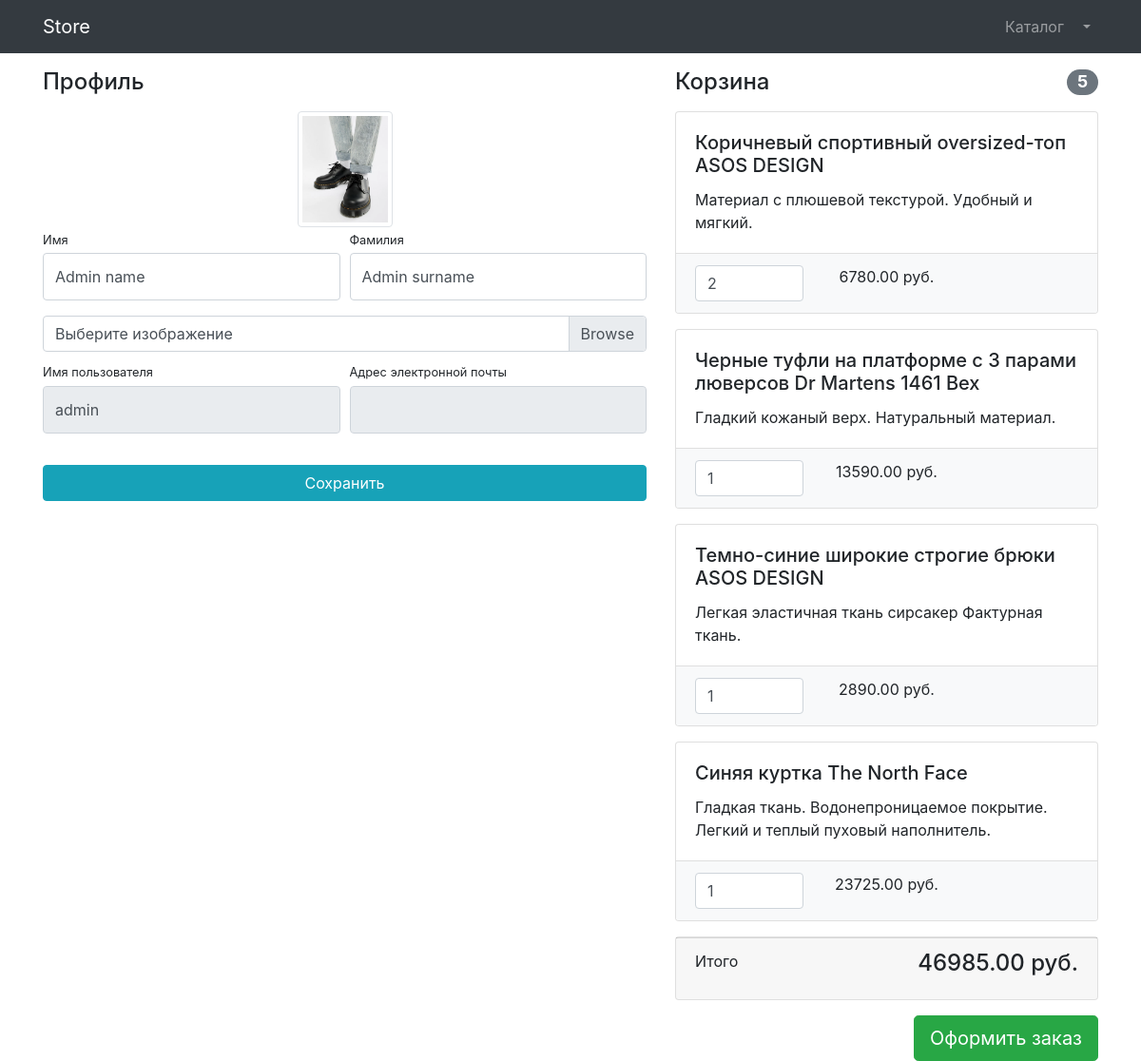
Before: /users/profile/1/ (signed in) with the older database file.
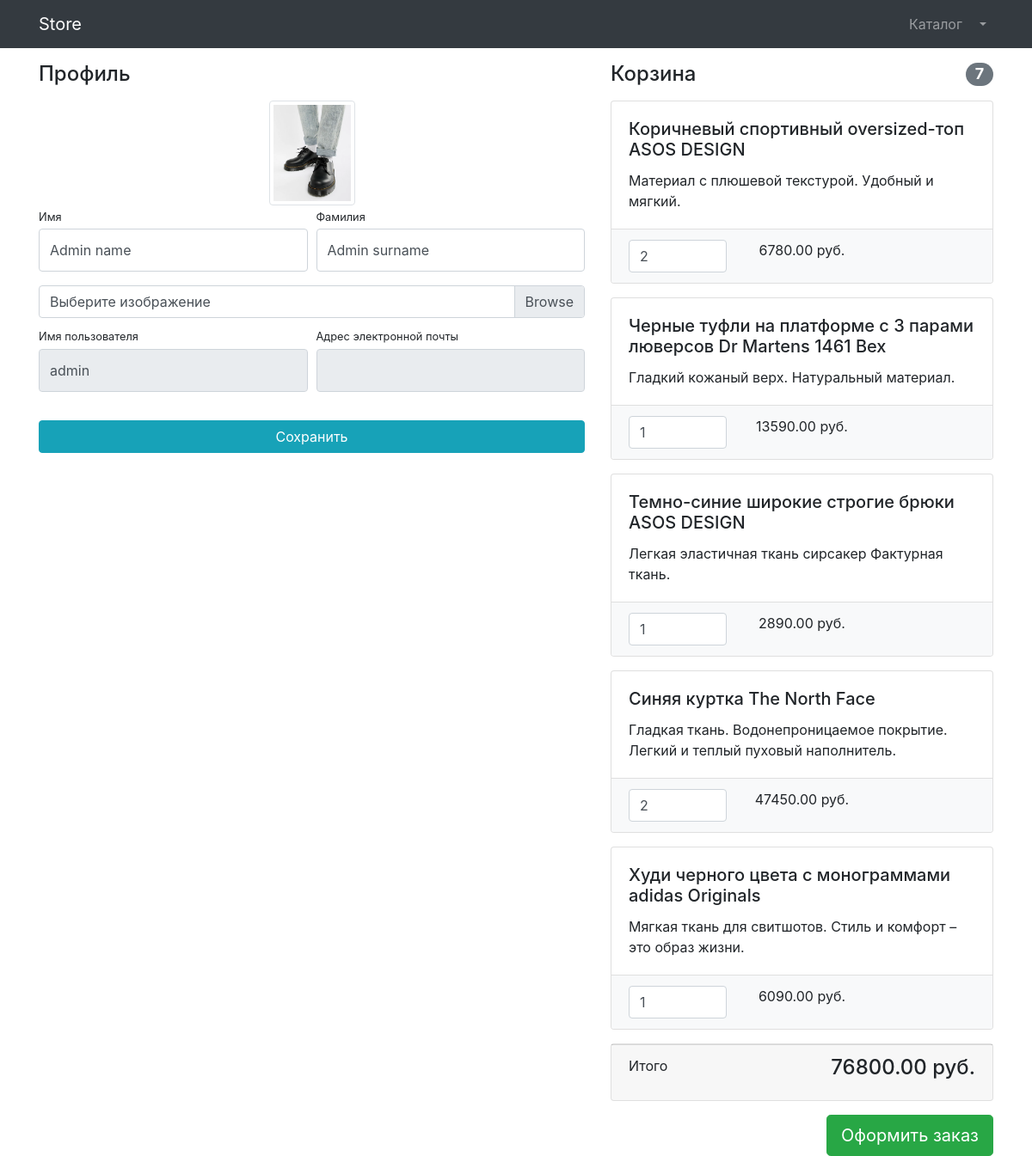
After: the same page with the newer database file.
### users/models.py (models this page shows)
class User(AbstractUser):
    image = models.ImageField(upload_to='users_images', blank=True)
    is_verified_email = models.BooleanField(default=False)

### products/models.py (models this page shows, shortened)
class Basket(models.Model):
    user = models.ForeignKey(to=User, on_delete=models.CASCADE)
    product = models.ForeignKey(to=Product, on_delete=models.CASCADE)
    quantity = models.PositiveSmallIntegerField(default=0)
    created_timestamp = models.DateTimeField(auto_now_add=True)
    objects = BasketQuerySet.as_manager()
    def sum(self):
        return self.product.price * self.quantity

class Product(models.Model):
    name = models.CharField(max_length=256)
    description = models.TextField(blank=True)
    price = models.DecimalField(max_digits=10, decimal_places=2)
    quantity = models.PositiveIntegerField(default=0)
    image = models.ImageField(upload_to='products_images')
    category = models.ForeignKey(to=ProductCategory, on_delete=models.CASCADE)
    class Meta:
        verbose_name = 'Product'
        verbose_name_plural = 'Products'

### users/views.py (the view, shortened to what this page needs)
# urls.py: path('profile/<int:pk>/', login_required(UserProfileView.as_view()), name='profile'),
class UserProfileView(TitleMixin, UpdateView):
    model = User
    form_class = UserProfileForm
    template_name = 'users/profile.html'
    title = 'Store - Профиль'

### users/forms.py
class UserProfileForm(UserChangeForm):
    first_name = forms.CharField(widget=forms.TextInput(attrs={
        'class': 'form-control py-4',
    }))
    last_name = forms.CharField(widget=forms.TextInput(attrs={
        'class': 'form-control py-4',
    }))
    username = forms.CharField(widget=forms.TextInput(attrs={
        'class': 'form-control py-4',
        'readonly': True,
    }), required=False)
    email = forms.CharField(widget=forms.TextInput(attrs={
        'class': 'form-control py-4',
        'readonly': True,
    }), required=False)
    image = forms.ImageField(widget=forms.FileInput(attrs={
        'class': 'custom-file-input',
    }), required=False)
    class Meta:
        model = User
        fields = ['first_name', 'last_name', 'username', 'email', 'image']

### common/views.py (called while the page is built)
    def get_context_data(self, **kvargs):
        context = super(TitleMixin, self).get_context_data(**kvargs)
        context['title'] = self.title
        return context

### products/context_processors.py (called while the page is built)
def baskets(request):
    user = request.user
    return {'baskets': Basket.objects.filter(user=user) if user.is_authenticated else []}

### products/models.py (called while the page is built)
    def total_quantity(self):
        return sum(basket.quantity for basket in self)

    def total_sum(self):
        return sum(basket.sum() for basket in self) # self == all baskets

### users/templates/users/profile.html (shortened to what this page needs)
{% extends 'products/base.html'%}
{% load static %}
{% block css %}
    <link href="{% static '/vendor/css/profile.css' %}" rel="stylesheet">
{% endblock %}
{% block content %}
    <div class="container">
        <div class="row">
            <div class="col-lg-7">
                <h4 class="mt-3 mb-3">Профиль</h4>
                <div class="col-lg-12 text-center">
                    <img width="100" height="100"
                        src="{% if user.image %} {{ user.image.url }} {% else %} {% static '/vendor/img/users/default_avatar.jpg' %} {% endif %}"
                        class="img-thumbnail">
                </div>
                <form action="{% url 'users:profile' user.id%}" method="post" enctype="multipart/form-data">
                    <div class="form-row">
                        <div class="col-lg-6">
                            <div class="form-group">
                                <label class="small mb-1" for="{{ form.first_name.id_for_label }}">Имя</label>
                                {{ form.first_name }}
                            </div>
                        </div>
                        <div class="col-lg-6">
                            <div class="form-group">
                                <label class="small mb-1" for="{{ form.last_name.id_for_label }}">Фамилия</label>
                                {{ form.last_name }}
                            </div>
                        </div>
                    </div>
                    <div class="form-row mb-2">
                        <div class="col-lg-12">
                            <div class="custom-file">
                                <label class="custom-file-label" for="{{ form.image.id_for_label }}">Выберите изображение</label>
                            </div>
                        </div>
                    </div>
                    <div class="form-row">
                        <div class="col-lg-6">
                            <label class="small mb-1" for="{{ form.username.id_for_label }}">Имя пользователя</label>
                            {{ form.username }}
                        </div>
                        <div class="col-lg-6">
                            <label class="small mb-1" for="{{ form.email.id_for_label }}">Адрес электронной
                                почты</label>
                                {{ form.email }}
                        </div>
                    </div>
                    <div class="form-row">
                        <div class="col-lg-12" style="margin-top: 33px;">
                            <input class="btn btn-info btn-block" type="submit" value="Сохранить">
                        </div>
                    </div>
                </form>
            </div>
            <div class="col-lg-5">
                {% include 'products/basket.html' %}
            </div>
        </div>
    </div>
{% endblock %}

### products/templates/products/base.html (shortened to what this page needs)
{% load static %}
<!DOCTYPE html>
<html lang="en">
<head>
    <link href="{% static "/vendor/bootstrap/css/bootstrap.min.css" %}" rel="stylesheet">
    {% block css %} {% endblock %}
</head>
<body>
<nav class="navbar navbar-expand-lg navbar-dark bg-dark fixed-top">
    <div class="container">
        <a class="navbar-brand" href="{% url 'index' %}">Store</a>
        <div class="collapse navbar-collapse" id="navbarResponsive">
            <ul class="navbar-nav ml-auto">
                <li class="nav-item">
                    <a class="nav-link" href="{% url 'products:index' %}">Каталог  </a>
                </li>
                {% if user.is_authenticated %}
                <li class="nav-item dropdown">
                    <a class="nav-link dropdown-toggle" href="#" id="navbarDropdown" role="button"
                       data-bs-toggle="dropdown" aria-expanded="false">
                    </a>
                </li>
                {% else %}
                <li class="nav-item">
                    <a class="nav-link" href="{% url 'users:login'%}">Войти <i class="fas fa-sign-in-alt"></i></a>
                </li>
                {% endif %}
            </ul>
        </div>
    </div>
</nav>
{% block content %} {% endblock %}
</body>
</html>

### products/templates/products/basket.html (shortened to what this page needs)
{% if baskets %}
<h4 class="mt-3 mb-3 d-flex justify-content-between align-items-center mb-3">
    Корзина <span class="badge badge-secondary badge-pill"> {{ baskets.total_quantity }}</span>
</h4>
{% for basket in baskets %}
<div class="card mb-3">
    <div class="card-body">
        <h5 class="card-title">{{ basket.product.name }}</h5>
        <p class="card-text">{{ basket.product.description }}</p>
    </div>
    <ul class="list-group list-group-flush">
        <li class="list-group-item bg-light">
            <div class="row text-center">
                <div class="col-lg-4">
                    <input name="basketID" type="number" class="form-control"
                    value="{{ basket.quantity }}" min="0">
                </div>
                <div class="col-lg-4"> {{ basket.sum }} руб.</div>
                <div class="col-lg-4">
                </div>
            </div>
        </li>
    </ul>
</div>
{% endfor %}
<div class="card mb-3">
    <div class="card-footer">
        <p class="float-left">Итого</p>
        <h4 class="float-right"> {{ baskets.total_sum }} руб.</h4>
    </div>
</div>
<a class="btn btn-success btn-lg float-right" href="../orders/order-create.html">
    Оформить заказ
</a>
{% else %}
<h4 class="mt-3 mb-3 text-center">
    Корзина пуста
{% endif %}

Changed rows visible on the page:
changed through a linked row, Basket "Коричневый спортивный oversized-топ ASOS DESIGN": total_quantity "5" → "7"; total_sum "46985.00" → "76800.00"
changed Basket "Синяя куртка The North Face": basketID "1" → "2"; sum "23725.00" → "47450.00"
added Basket: product.name "Худи черного цвета с монограммами adidas Originals", product.description "Мягкая ткань для свитшотов. Стиль и комфорт – это образ жизни.", basketID "1", sum "6090.00"
